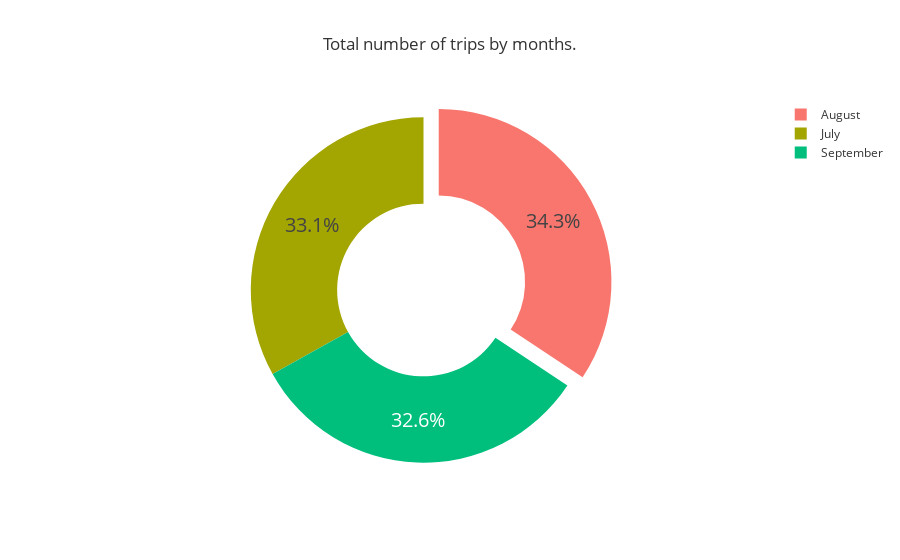

This figure's notebook cell:
### Code cell
fig = px.pie(q_6,
values='number_of_trips',
names='months',
template='ggplot2',
hole=0.5,
title='Total number of trips by months.',
hover_name='number_of_trips')

fig.update_traces(textfont_size = 20 ,pull = [0.1,0,0])

### Figure 1 — Plotly figure (JSON) as saved in the notebook; plotly's stock layout.template omitted (floating-point values rounded to 4 significant figures)
{"data": [{"domain": {"x": [0, 1], "y": [0, 1]}, "hole": 0.5, "hovertemplate": "<b>%{hovertext}</b><br><br>months=%{label}<br>number_of_trips=%{value}<extra></extra>", "hovertext": [31483, 30348, 29881], "labels": ["August", "July", "September"], "legendgroup": "", "name": "", "pull": [0.1, 0, 0], "showlegend": true, "textfont": {"size": 20}, "type": "pie", "values": [31483, 30348, 29881]}], "layout": {"legend": {"tracegroupgap": 0}, "title": {"text": "Total number of trips by months."}}}
